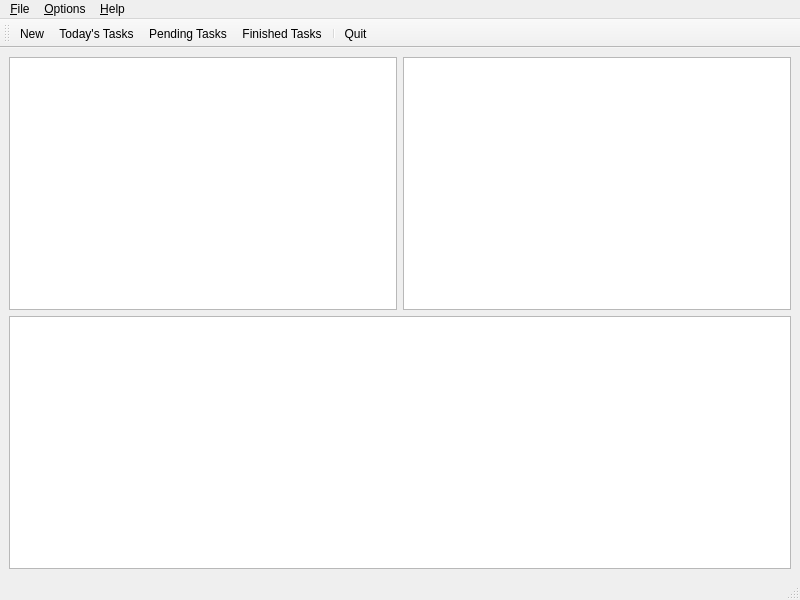
<?xml version="1.0" encoding="UTF-8"?>
<ui version="4.0">
 <class>ToDoApp</class>
 <widget class="QMainWindow" name="ToDoApp">
  <property name="geometry">
   <rect>
    <x>0</x>
    <y>0</y>
    <width>800</width>
    <height>600</height>
   </rect>
  </property>
  <property name="windowTitle">
   <string>ToDoApp</string>
  </property>
  <widget class="QWidget" name="centralwidget">
   <layout class="QVBoxLayout" name="verticalLayout_2">
    <item>
     <layout class="QVBoxLayout" name="verticalLayout">
      <item>
       <layout class="QHBoxLayout" name="horizontalLayout">
        <item>
         <widget class="QListWidget" name="todays_task">
          <property name="font">
           <font>
            <family>Comic Sans MS</family>
            <pointsize>11</pointsize>
            <weight>75</weight>
            <bold>true</bold>
           </font>
          </property>
          <property name="dragEnabled">
           <bool>true</bool>
          </property>
          <property name="dragDropOverwriteMode">
           <bool>true</bool>
          </property>
          <property name="dragDropMode">
           <enum>QAbstractItemView::DragOnly</enum>
          </property>
          <property name="defaultDropAction">
           <enum>Qt::MoveAction</enum>
          </property>
          <property name="selectionBehavior">
           <enum>QAbstractItemView::SelectItems</enum>
          </property>
          <property name="sortingEnabled">
           <bool>true</bool>
          </property>
         </widget>
        </item>
        <item>
         <widget class="QListWidget" name="to_be_done">
          <property name="font">
           <font>
            <family>Comic Sans MS</family>
            <pointsize>12</pointsize>
            <weight>75</weight>
            <bold>true</bold>
           </font>
          </property>
          <property name="dragEnabled">
           <bool>true</bool>
          </property>
          <property name="dragDropOverwriteMode">
           <bool>true</bool>
          </property>
          <property name="dragDropMode">
           <enum>QAbstractItemView::DragOnly</enum>
          </property>
          <property name="defaultDropAction">
           <enum>Qt::MoveAction</enum>
          </property>
         </widget>
        </item>
       </layout>
      </item>
      <item>
       <widget class="QListWidget" name="finished">
        <property name="font">
         <font>
          <family>Comic Sans MS</family>
          <pointsize>11</pointsize>
          <weight>75</weight>
          <bold>true</bold>
         </font>
        </property>
        <property name="dragEnabled">
         <bool>true</bool>
        </property>
        <property name="dragDropOverwriteMode">
         <bool>true</bool>
        </property>
        <property name="dragDropMode">
         <enum>QAbstractItemView::DropOnly</enum>
        </property>
        <property name="defaultDropAction">
         <enum>Qt::MoveAction</enum>
        </property>
       </widget>
      </item>
     </layout>
    </item>
   </layout>
  </widget>
  <widget class="QMenuBar" name="menubar">
   <property name="geometry">
    <rect>
     <x>0</x>
     <y>0</y>
     <width>800</width>
     <height>20</height>
    </rect>
   </property>
   <widget class="QMenu" name="menu_File">
    <property name="title">
     <string>&amp;File</string>
    </property>
    <addaction name="action_New"/>
    <addaction name="action_Quit"/>
   </widget>
   <widget class="QMenu" name="menuOptions">
    <property name="title">
     <string>&amp;Options</string>
    </property>
    <addaction name="separator"/>
    <addaction name="actionToday_s_Tasks"/>
    <addaction name="action_Task_Pending"/>
    <addaction name="action_Task_finished"/>
    <addaction name="actionAll_Tasks"/>
   </widget>
   <widget class="QMenu" name="menu_Help">
    <property name="title">
     <string>&amp;Help</string>
    </property>
   </widget>
   <addaction name="menu_File"/>
   <addaction name="menuOptions"/>
   <addaction name="menu_Help"/>
  </widget>
  <widget class="QStatusBar" name="statusbar"/>
  <widget class="QToolBar" name="toolBar">
   <property name="windowTitle">
    <string>toolBar</string>
   </property>
   <attribute name="toolBarArea">
    <enum>TopToolBarArea</enum>
   </attribute>
   <attribute name="toolBarBreak">
    <bool>false</bool>
   </attribute>
   <addaction name="action_New"/>
   <addaction name="actionToday_s_Tasks"/>
   <addaction name="action_Task_Pending"/>
   <addaction name="action_Task_finished"/>
   <addaction name="separator"/>
   <addaction name="action_Quit"/>
  </widget>
  <action name="action_New">
   <property name="icon">
    <iconset resource="icone.qrc">
     <normaloff>:/new/prefix1/icone2/add.jpeg</normaloff>:/new/prefix1/icone2/add.jpeg</iconset>
   </property>
   <property name="text">
    <string>&amp;New</string>
   </property>
   <property name="shortcut">
    <string>Ctrl+N</string>
   </property>
  </action>
  <action name="action_Quit">
   <property name="icon">
    <iconset resource="icone.qrc">
     <normaloff>:/new/prefix1/icone2/exit.jpeg</normaloff>:/new/prefix1/icone2/exit.jpeg</iconset>
   </property>
   <property name="text">
    <string>&amp;Quit</string>
   </property>
   <property name="shortcut">
    <string>Ctrl+W</string>
   </property>
  </action>
  <action name="action_Task_Pending">
   <property name="icon">
    <iconset resource="icone.qrc">
     <normaloff>:/new/prefix1/icone2/pending.jpeg</normaloff>:/new/prefix1/icone2/pending.jpeg</iconset>
   </property>
   <property name="text">
    <string>Pending &amp;Tasks</string>
   </property>
  </action>
  <action name="action_Task_finished">
   <property name="icon">
    <iconset resource="icone.qrc">
     <normaloff>:/new/prefix1/icone2/finished.jpeg</normaloff>:/new/prefix1/icone2/finished.jpeg</iconset>
   </property>
   <property name="text">
    <string>Finished &amp;Tasks </string>
   </property>
  </action>
  <action name="actionToday_s_Tasks">
   <property name="icon">
    <iconset resource="icone.qrc">
     <normaloff>:/new/prefix1/icone2/today.png</normaloff>:/new/prefix1/icone2/today.png</iconset>
   </property>
   <property name="text">
    <string>Today's &amp;Tasks</string>
   </property>
  </action>
  <action name="actionAll_Tasks">
   <property name="text">
    <string>All &amp;Tasks</string>
   </property>
  </action>
 </widget>
 <resources>
  <include location="icone.qrc"/>
 </resources>
 <connections>
  <connection>
   <sender>action_Quit</sender>
   <signal>triggered()</signal>
   <receiver>ToDoApp</receiver>
   <slot>close()</slot>
   <hints>
    <hint type="sourcelabel">
     <x>-1</x>
     <y>-1</y>
    </hint>
    <hint type="destinationlabel">
     <x>399</x>
     <y>299</y>
    </hint>
   </hints>
  </connection>
 </connections>
</ui>
